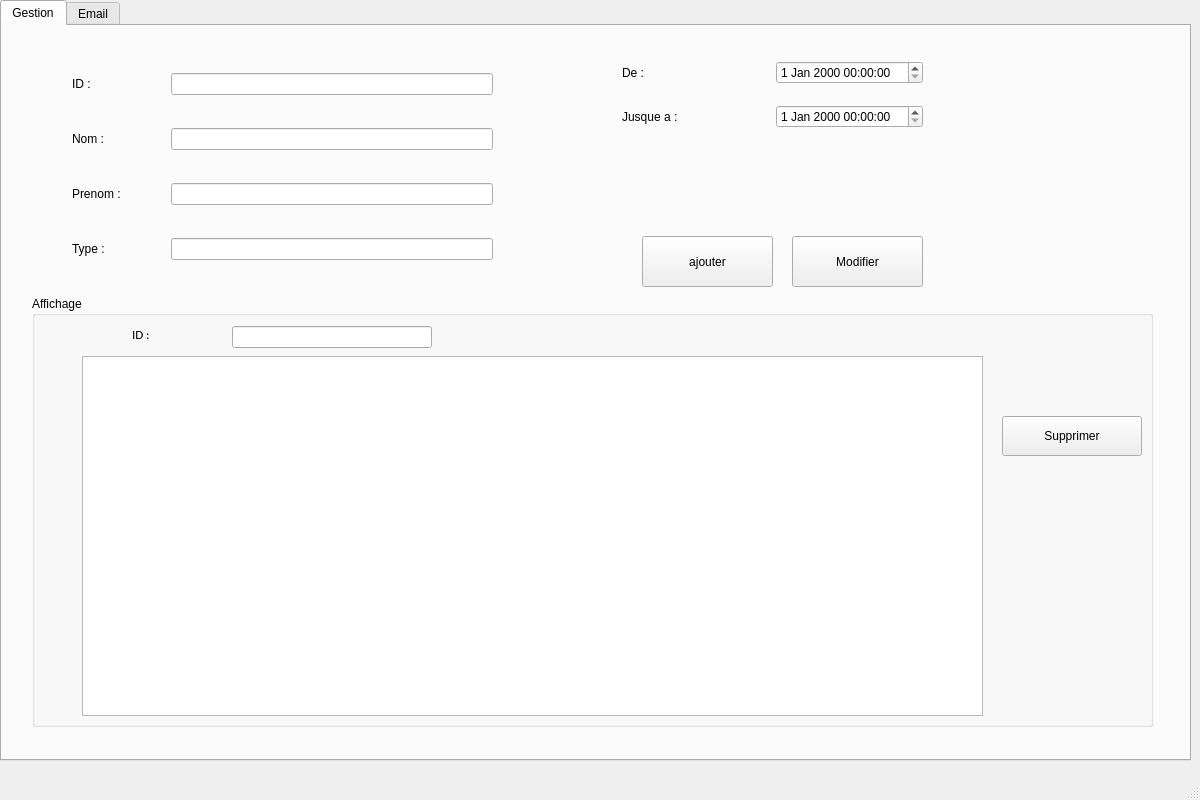
<?xml version="1.0" encoding="UTF-8"?>
<ui version="4.0">
 <class>employes</class>
 <widget class="QMainWindow" name="employes">
  <property name="geometry">
   <rect>
    <x>0</x>
    <y>0</y>
    <width>1200</width>
    <height>800</height>
   </rect>
  </property>
  <property name="windowTitle">
   <string>MainWindow</string>
  </property>
  <widget class="QWidget" name="centralwidget">
   <widget class="QTabWidget" name="tabWidget">
    <property name="geometry">
     <rect>
      <x>0</x>
      <y>0</y>
      <width>1191</width>
      <height>761</height>
     </rect>
    </property>
    <property name="currentIndex">
     <number>0</number>
    </property>
    <widget class="QWidget" name="tab">
     <attribute name="title">
      <string>Gestion</string>
     </attribute>
     <widget class="QWidget" name="layoutWidget_2">
      <property name="geometry">
       <rect>
        <x>70</x>
        <y>20</y>
        <width>421</width>
        <height>241</height>
       </rect>
      </property>
      <layout class="QGridLayout" name="gridLayout">
       <property name="sizeConstraint">
        <enum>QLayout::SetDefaultConstraint</enum>
       </property>
       <property name="horizontalSpacing">
        <number>50</number>
       </property>
       <item row="3" column="0">
        <widget class="QLabel" name="label_4">
         <property name="text">
          <string>Type :</string>
         </property>
        </widget>
       </item>
       <item row="3" column="1">
        <widget class="QLineEdit" name="le_typec"/>
       </item>
       <item row="1" column="0">
        <widget class="QLabel" name="label_2">
         <property name="text">
          <string>Nom :</string>
         </property>
        </widget>
       </item>
       <item row="1" column="1">
        <widget class="QLineEdit" name="le_nomc"/>
       </item>
       <item row="2" column="0">
        <widget class="QLabel" name="label_3">
         <property name="text">
          <string>Prenom :</string>
         </property>
        </widget>
       </item>
       <item row="2" column="1">
        <widget class="QLineEdit" name="le_prenomc"/>
       </item>
       <item row="0" column="1">
        <widget class="QLineEdit" name="le_idc"/>
       </item>
       <item row="0" column="0">
        <widget class="QLabel" name="label">
         <property name="text">
          <string>ID :</string>
         </property>
        </widget>
       </item>
      </layout>
     </widget>
     <widget class="QPushButton" name="AjouterCTW">
      <property name="geometry">
       <rect>
        <x>640</x>
        <y>210</y>
        <width>131</width>
        <height>51</height>
       </rect>
      </property>
      <property name="text">
       <string>ajouter</string>
      </property>
     </widget>
     <widget class="QWidget" name="layoutWidget">
      <property name="geometry">
       <rect>
        <x>620</x>
        <y>20</y>
        <width>301</width>
        <height>97</height>
       </rect>
      </property>
      <layout class="QGridLayout" name="gridLayout_2">
       <item row="0" column="0">
        <widget class="QLabel" name="label_10">
         <property name="text">
          <string>De :</string>
         </property>
        </widget>
       </item>
       <item row="0" column="1">
        <widget class="QDateTimeEdit" name="dt_de"/>
       </item>
       <item row="1" column="1">
        <widget class="QDateTimeEdit" name="dt_ju"/>
       </item>
       <item row="1" column="0">
        <widget class="QLabel" name="label_8">
         <property name="text">
          <string>Jusque a :</string>
         </property>
        </widget>
       </item>
      </layout>
     </widget>
     <widget class="QGroupBox" name="groupBox_3">
      <property name="geometry">
       <rect>
        <x>30</x>
        <y>270</y>
        <width>1121</width>
        <height>431</height>
       </rect>
      </property>
      <property name="title">
       <string>Affichage</string>
      </property>
      <widget class="QTableView" name="tv_gestionC">
       <property name="geometry">
        <rect>
         <x>50</x>
         <y>60</y>
         <width>901</width>
         <height>360</height>
        </rect>
       </property>
      </widget>
      <widget class="QPushButton" name="SupprimerCTW">
       <property name="geometry">
        <rect>
         <x>970</x>
         <y>120</y>
         <width>140</width>
         <height>40</height>
        </rect>
       </property>
       <property name="text">
        <string>Supprimer</string>
       </property>
      </widget>
      <widget class="QLabel" name="naffC_2">
       <property name="geometry">
        <rect>
         <x>100</x>
         <y>30</y>
         <width>71</width>
         <height>16</height>
        </rect>
       </property>
       <property name="font">
        <font>
         <family>Calibri</family>
         <pointsize>10</pointsize>
        </font>
       </property>
       <property name="cursor">
        <cursorShape>ArrowCursor</cursorShape>
       </property>
       <property name="text">
        <string>ID :</string>
       </property>
      </widget>
      <widget class="QLineEdit" name="IDAfficherC">
       <property name="geometry">
        <rect>
         <x>200</x>
         <y>30</y>
         <width>200</width>
         <height>22</height>
        </rect>
       </property>
      </widget>
     </widget>
     <widget class="QPushButton" name="ModiferCTW">
      <property name="geometry">
       <rect>
        <x>790</x>
        <y>210</y>
        <width>131</width>
        <height>51</height>
       </rect>
      </property>
      <property name="text">
       <string>Modifier</string>
      </property>
     </widget>
    </widget>
    <widget class="QWidget" name="tab_2">
     <attribute name="title">
      <string>Email</string>
     </attribute>
     <widget class="QWidget" name="layoutWidget_3">
      <property name="geometry">
       <rect>
        <x>310</x>
        <y>30</y>
        <width>421</width>
        <height>211</height>
       </rect>
      </property>
      <layout class="QGridLayout" name="gridLayout_3">
       <property name="sizeConstraint">
        <enum>QLayout::SetDefaultConstraint</enum>
       </property>
       <property name="horizontalSpacing">
        <number>50</number>
       </property>
       <item row="1" column="0">
        <widget class="QLabel" name="label_6">
         <property name="text">
          <string>Password :</string>
         </property>
        </widget>
       </item>
       <item row="2" column="1">
        <widget class="QLineEdit" name="le_subc"/>
       </item>
       <item row="0" column="0">
        <widget class="QLabel" name="label_9">
         <property name="text">
          <string>Email :</string>
         </property>
        </widget>
       </item>
       <item row="2" column="0">
        <widget class="QLabel" name="label_7">
         <property name="text">
          <string>Subject :</string>
         </property>
        </widget>
       </item>
       <item row="1" column="1">
        <widget class="QLineEdit" name="le_passcc"/>
       </item>
       <item row="0" column="1">
        <widget class="QLineEdit" name="le_mailc"/>
       </item>
      </layout>
     </widget>
     <widget class="QTextEdit" name="txtemailc">
      <property name="geometry">
       <rect>
        <x>20</x>
        <y>260</y>
        <width>1151</width>
        <height>351</height>
       </rect>
      </property>
     </widget>
     <widget class="QPushButton" name="sendbtc">
      <property name="geometry">
       <rect>
        <x>950</x>
        <y>642</y>
        <width>171</width>
        <height>61</height>
       </rect>
      </property>
      <property name="text">
       <string>send</string>
      </property>
     </widget>
    </widget>
   </widget>
  </widget>
  <widget class="QMenuBar" name="menubar">
   <property name="geometry">
    <rect>
     <x>0</x>
     <y>0</y>
     <width>1200</width>
     <height>21</height>
    </rect>
   </property>
  </widget>
  <widget class="QStatusBar" name="statusbar"/>
 </widget>
 <resources/>
 <connections/>
</ui>
